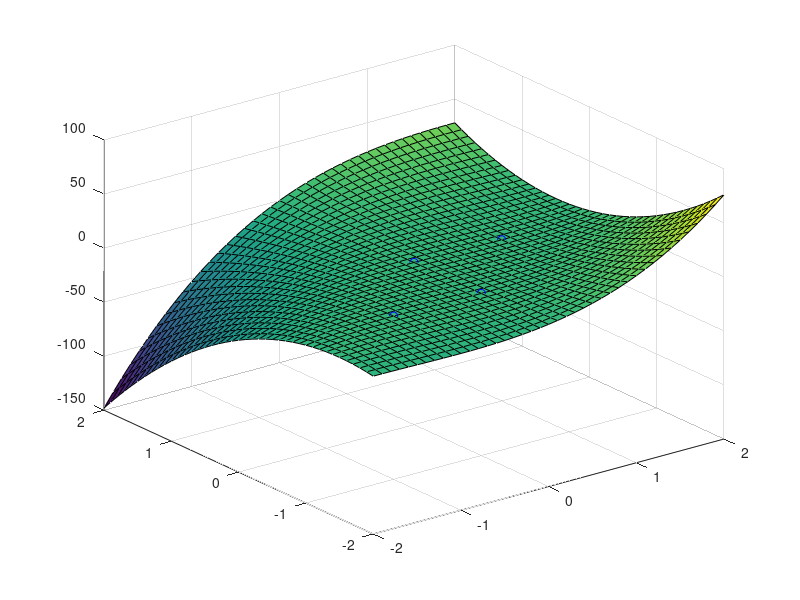

MATLAB code to generate this figure:
%% Generate Plot Surface
[X, Y] = meshgrid(-2:0.1:2);
Z = 2*X.^3 - 3*X.^2 - 6.*X.*Y.*(X-Y-1);

% Symbolic Function for fminsearch
f = @(x)2.*x(1).^3 - 3.*x(1).^2 - 6.*x(1).*x(2).*(x(1)-x(2)-1);

surf(X, Y, Z);
hold on;

%% Plot Critical Points
plot3(0, -1, f([0, -1]), 'bo')
hold on;
plot3(-1, -1, f([-1, -1]), 'bo')
hold on;
plot3(0, 0, f([0, 0]), 'bo')
hold on;
plot3(1, 0, f([1, 0]), 'bo')

%% Test fminsearch convergence

x1 = [0, 0];
x2 = [10, 10];
x3 = [-1, -1];
x4 = [0, -1];
x5 = [1, 1];


z1 = fminsearch(f, x1);
fprintf('starting point (%f, %f) settles to (%f, %f)\n', x1(1), x1(2), z1(1), z1(2));

z2 = fminsearch(f, x2);
fprintf('starting point (%f, %f) settles to (%f, %f)\n', x2(1), x2(2), z2(1), z2(2));

z3 = fminsearch(f, x3);
fprintf('starting point (%f, %f) settles to (%f, %f)\n', x3(1), x3(2), z3(1), z3(2));

z4 = fminsearch(f, x4);
fprintf('starting point (%f, %f) settles to (%f, %f)\n', x4(1), x4(2), z4(1), z4(2));

z5 = fminsearch(f, x5);
fprintf('starting point (%f, %f) settles to (%f, %f)\n', x5(1), x5(2), z5(1), z5(2));
